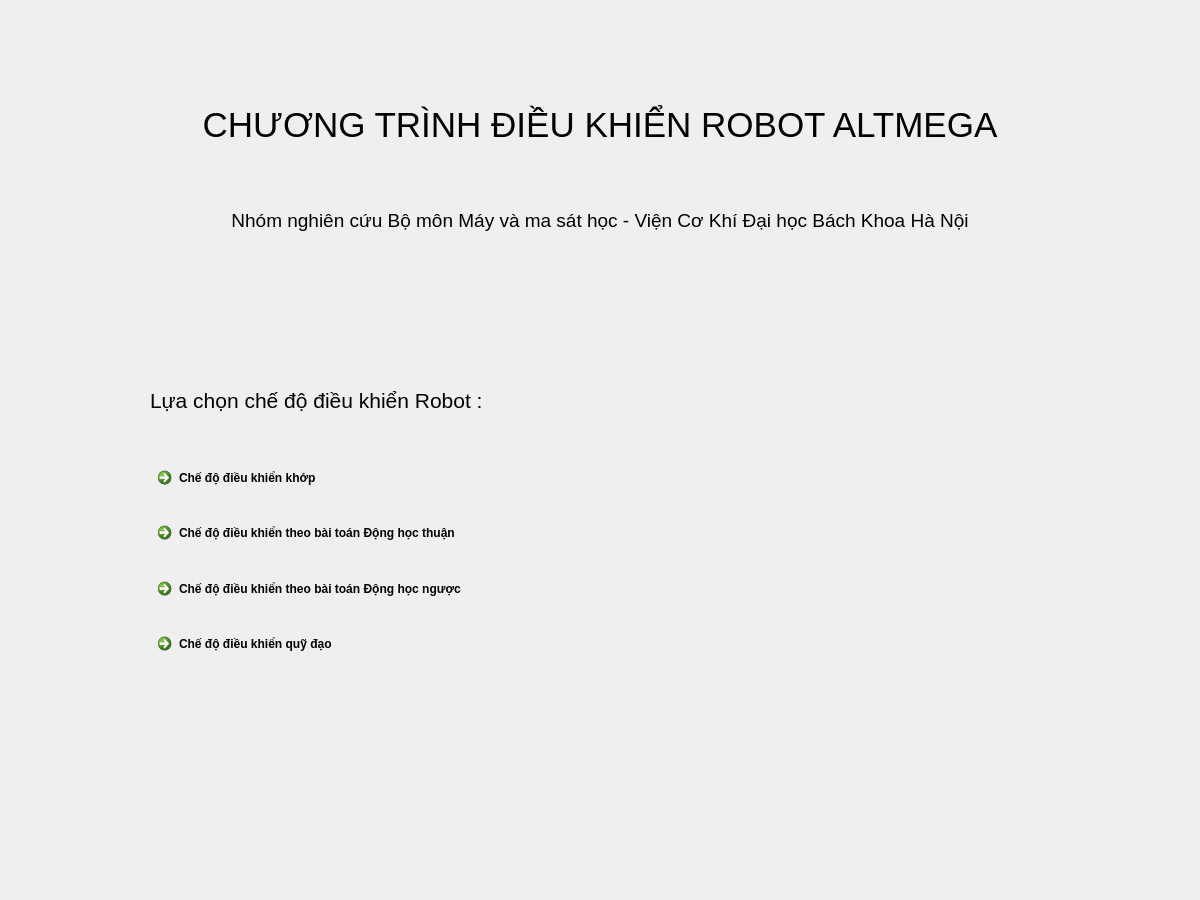
<?xml version="1.0" encoding="UTF-8"?>
<ui version="4.0">
 <class>Form</class>
 <widget class="QWidget" name="Form">
  <property name="geometry">
   <rect>
    <x>0</x>
    <y>0</y>
    <width>1200</width>
    <height>900</height>
   </rect>
  </property>
  <property name="windowTitle">
   <string>MainWindow</string>
  </property>
  <widget class="QLabel" name="label">
   <property name="geometry">
    <rect>
     <x>0</x>
     <y>50</y>
     <width>1200</width>
     <height>150</height>
    </rect>
   </property>
   <property name="font">
    <font>
     <family>Segoe UI</family>
     <pointsize>26</pointsize>
    </font>
   </property>
   <property name="text">
    <string>CHƯƠNG TRÌNH ĐIỀU KHIỂN ROBOT ALTMEGA</string>
   </property>
   <property name="alignment">
    <set>Qt::AlignCenter</set>
   </property>
  </widget>
  <widget class="QWidget" name="layoutWidget">
   <property name="geometry">
    <rect>
     <x>150</x>
     <y>460</y>
     <width>491</width>
     <height>215</height>
    </rect>
   </property>
   <layout class="QVBoxLayout" name="verticalLayout">
    <item>
     <widget class="QCommandLinkButton" name="commandLinkButton1">
      <property name="layoutDirection">
       <enum>Qt::LeftToRight</enum>
      </property>
      <property name="text">
       <string>Chế độ điều khiển khớp</string>
      </property>
     </widget>
    </item>
    <item>
     <widget class="QCommandLinkButton" name="commandLinkButton2">
      <property name="layoutDirection">
       <enum>Qt::LeftToRight</enum>
      </property>
      <property name="text">
       <string>Chế độ điều khiển theo bài toán Động học thuận</string>
      </property>
     </widget>
    </item>
    <item>
     <widget class="QCommandLinkButton" name="commandLinkButton3">
      <property name="layoutDirection">
       <enum>Qt::LeftToRight</enum>
      </property>
      <property name="text">
       <string>Chế độ điều khiển theo bài toán Động học ngược</string>
      </property>
     </widget>
    </item>
    <item>
     <widget class="QCommandLinkButton" name="commandLinkButton4">
      <property name="layoutDirection">
       <enum>Qt::LeftToRight</enum>
      </property>
      <property name="text">
       <string>Chế độ điều khiển quỹ đạo</string>
      </property>
     </widget>
    </item>
   </layout>
  </widget>
  <widget class="QLabel" name="label_2">
   <property name="geometry">
    <rect>
     <x>0</x>
     <y>190</y>
     <width>1200</width>
     <height>60</height>
    </rect>
   </property>
   <property name="font">
    <font>
     <family>Segoe UI</family>
     <pointsize>14</pointsize>
    </font>
   </property>
   <property name="text">
    <string>Nhóm nghiên cứu Bộ môn Máy và ma sát học - Viện Cơ Khí Đại học Bách Khoa Hà Nội</string>
   </property>
   <property name="alignment">
    <set>Qt::AlignCenter</set>
   </property>
  </widget>
  <widget class="QLabel" name="label_3">
   <property name="geometry">
    <rect>
     <x>150</x>
     <y>360</y>
     <width>511</width>
     <height>81</height>
    </rect>
   </property>
   <property name="font">
    <font>
     <family>Segoe UI</family>
     <pointsize>16</pointsize>
    </font>
   </property>
   <property name="text">
    <string>Lựa chọn chế độ điều khiển Robot : </string>
   </property>
  </widget>
 </widget>
 <resources/>
 <connections/>
</ui>
